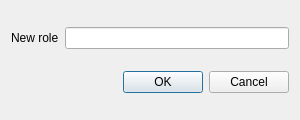
<?xml version="1.0" encoding="UTF-8"?>
<!--

Copyright (C) 2025 Davyd Stalytenko
SPDX-License-Identifier: GPL-3.0-only

This file is part of SchooliesCave.

SchooliesCave is free software: you can redistribute it and/or modify it under the terms
of the GNU General Public License as published by the Free Software Foundation, version 3
of the License only.

SchooliesCave is distributed in the hope that it will be useful, but WITHOUT ANY WARRANTY;
without even the implied warranty of MERCHANTABILITY or FITNESS FOR A PARTICULAR PURPOSE.
See the GNU General Public License for more details.

You should have received a copy of the GNU General Public License along with SchooliesCave.
If not, see <https://www.gnu.org/licenses/>.

-->
<ui version="4.0">
 <class>RoleCreationDialog</class>
 <widget class="QDialog" name="RoleCreationDialog">
  <property name="windowModality">
   <enum>Qt::WindowModality::WindowModal</enum>
  </property>
  <property name="geometry">
   <rect>
    <x>0</x>
    <y>0</y>
    <width>300</width>
    <height>120</height>
   </rect>
  </property>
  <property name="sizePolicy">
   <sizepolicy hsizetype="Fixed" vsizetype="Fixed">
    <horstretch>0</horstretch>
    <verstretch>0</verstretch>
   </sizepolicy>
  </property>
  <property name="windowTitle">
   <string>Dialog</string>
  </property>
  <layout class="QVBoxLayout" name="verticalLayout">
   <item>
    <layout class="QHBoxLayout" name="horizontalLayout">
     <item>
      <widget class="QLabel" name="label">
       <property name="text">
        <string>New role</string>
       </property>
      </widget>
     </item>
     <item>
      <widget class="QLineEdit" name="lineEdit"/>
     </item>
    </layout>
   </item>
   <item>
    <widget class="QDialogButtonBox" name="buttonBox">
     <property name="orientation">
      <enum>Qt::Orientation::Horizontal</enum>
     </property>
     <property name="standardButtons">
      <set>QDialogButtonBox::StandardButton::Cancel|QDialogButtonBox::StandardButton::Ok</set>
     </property>
    </widget>
   </item>
  </layout>
 </widget>
 <resources/>
 <connections>
  <connection>
   <sender>buttonBox</sender>
   <signal>accepted()</signal>
   <receiver>RoleCreationDialog</receiver>
   <slot>accept()</slot>
   <hints>
    <hint type="sourcelabel">
     <x>248</x>
     <y>254</y>
    </hint>
    <hint type="destinationlabel">
     <x>157</x>
     <y>274</y>
    </hint>
   </hints>
  </connection>
  <connection>
   <sender>buttonBox</sender>
   <signal>rejected()</signal>
   <receiver>RoleCreationDialog</receiver>
   <slot>reject()</slot>
   <hints>
    <hint type="sourcelabel">
     <x>316</x>
     <y>260</y>
    </hint>
    <hint type="destinationlabel">
     <x>286</x>
     <y>274</y>
    </hint>
   </hints>
  </connection>
 </connections>
</ui>
